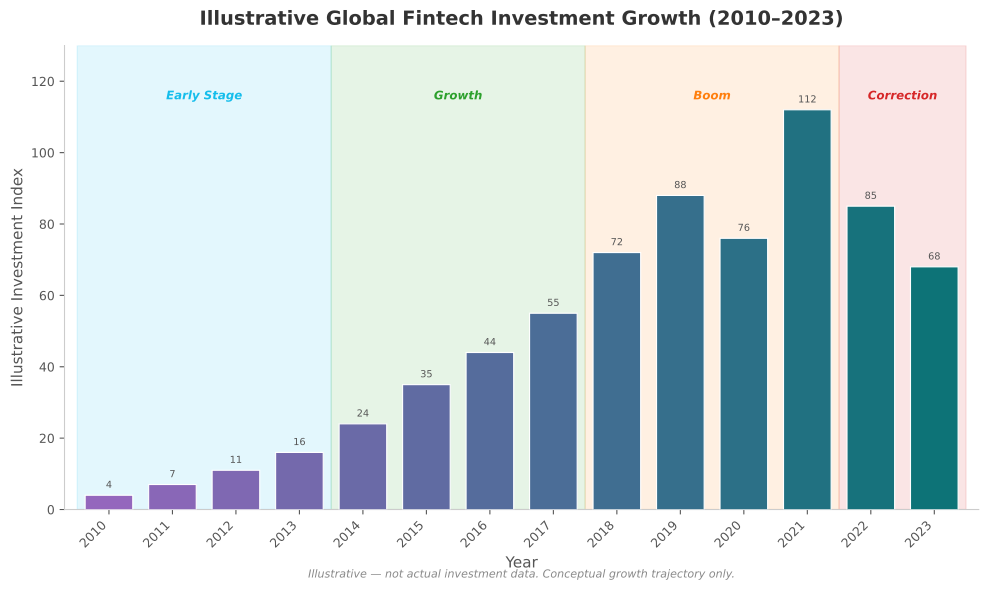

Write the Python code that produced this figure.
"""
Figure 06: Fintech Investment Growth (Illustrative)
Bar chart 2010-2023 with exponential growth pattern and annotated zones.
"""

import sys
import os
sys.path.insert(0, os.path.join(os.path.dirname(__file__), '..', '..', '..', '_shared'))

import matplotlib
matplotlib.use('Agg')
import matplotlib.pyplot as plt
import matplotlib.patches as mpatches
import numpy as np

try:
    from chart_styles import V4_COLORS, apply_v4_style, save_chart
except ImportError:
    V4_COLORS = {
        'MLPURPLE': '#9467BD', 'MLBLUE': '#1F77B4', 'MLRED': '#D62728',
        'MLORANGE': '#FF7F0E', 'MLGREEN': '#2CA02C', 'MLGRAY': '#7F7F7F',
        'MLTEAL': '#0D7377', 'MLCYAN': '#14BDEB', 'MLYELLOW': '#BCBD22',
        'MLPINK': '#E377C2', 'MLBROWN': '#8C564B',
    }
    def apply_v4_style(ax, title='', xlabel='', ylabel=''):
        ax.set_title(title, fontsize=14, fontweight='bold', pad=15, color='#333333')
        if xlabel: ax.set_xlabel(xlabel, fontsize=11, color='#555555')
        if ylabel: ax.set_ylabel(ylabel, fontsize=11, color='#555555')
        ax.spines['top'].set_visible(False)
        ax.spines['right'].set_visible(False)
        ax.spines['left'].set_color('#CCCCCC')
        ax.spines['bottom'].set_color('#CCCCCC')
        ax.tick_params(colors='#555555', labelsize=9)
        ax.set_facecolor('white')
        return ax
    def save_chart(fig, filename='chart.pdf', dpi=300):
        fig.tight_layout()
        fig.savefig(filename, format='pdf', bbox_inches='tight', dpi=dpi, facecolor='white')
        plt.close(fig)
        print(f'Saved: {filename}')

CHART_METADATA = {
    'title': 'Fintech Investment Growth (Illustrative)',
    'type': 'comparison_bar',
    'section': 'CASE',
    'lecture_number': 1,
}

years = list(range(2010, 2024))

# Illustrative investment index: exponential growth, dip in 2020, spike 2021, correction 2022-23
values = [
    4,   # 2010
    7,   # 2011
    11,  # 2012
    16,  # 2013
    24,  # 2014
    35,  # 2015
    44,  # 2016
    55,  # 2017
    72,  # 2018
    88,  # 2019
    76,  # 2020 (COVID dip)
    112, # 2021 (boom)
    85,  # 2022 (correction)
    68,  # 2023 (correction)
]

# Zone definitions: (start_year, end_year, label, color, alpha)
zones = [
    (2010, 2013, 'Early Stage', V4_COLORS['MLCYAN'], 0.12),
    (2014, 2017, 'Growth', V4_COLORS['MLGREEN'], 0.12),
    (2018, 2021, 'Boom', V4_COLORS['MLORANGE'], 0.12),
    (2022, 2023, 'Correction', V4_COLORS['MLRED'], 0.12),
]

# Bar colors: gradient from light purple to dark teal
bar_colors = []
n = len(years)
for i in range(n):
    t = i / (n - 1)
    r = int(0x9467BD * (1 - t) + 0x0D7377 * t) >> 16
    # Simpler: blend hex components manually
    r1, g1, b1 = 0x94, 0x67, 0xBD  # MLPURPLE
    r2, g2, b2 = 0x0D, 0x73, 0x77  # MLTEAL
    r = int(r1 * (1 - t) + r2 * t)
    g = int(g1 * (1 - t) + g2 * t)
    b = int(b1 * (1 - t) + b2 * t)
    bar_colors.append(f'#{r:02X}{g:02X}{b:02X}')

fig, ax = plt.subplots(figsize=(10, 6))

# Draw zone shading
for z_start, z_end, z_label, z_color, z_alpha in zones:
    ax.axvspan(z_start - 0.5, z_end + 0.5, alpha=z_alpha, color=z_color, zorder=0)
    ax.text((z_start + z_end) / 2, max(values) * 1.02, z_label,
            ha='center', va='bottom', fontsize=8.5, color=z_color,
            fontweight='bold', style='italic')

# Bars
x_positions = years
bars = ax.bar(x_positions, values, color=bar_colors, edgecolor='white',
              linewidth=0.8, width=0.75, zorder=3)

# Value labels on top of bars
for bar, val in zip(bars, values):
    ax.text(bar.get_x() + bar.get_width() / 2, val + 1.5,
            str(val), ha='center', va='bottom', fontsize=7, color='#555555')

apply_v4_style(ax,
               title='Illustrative Global Fintech Investment Growth (2010\u20132023)',
               xlabel='Year',
               ylabel='Illustrative Investment Index')

ax.set_xlim(2009.3, 2023.7)
ax.set_ylim(0, 130)
ax.set_xticks(years)
ax.set_xticklabels([str(y) for y in years], rotation=45, ha='right')

# Subtitle note
ax.text(0.5, -0.14, 'Illustrative \u2014 not actual investment data. Conceptual growth trajectory only.',
        transform=ax.transAxes, fontsize=8, color='#888888',
        ha='center', va='center', style='italic')

output_path = os.path.join(os.path.dirname(__file__), 'chart.pdf')
save_chart(fig, output_path)
